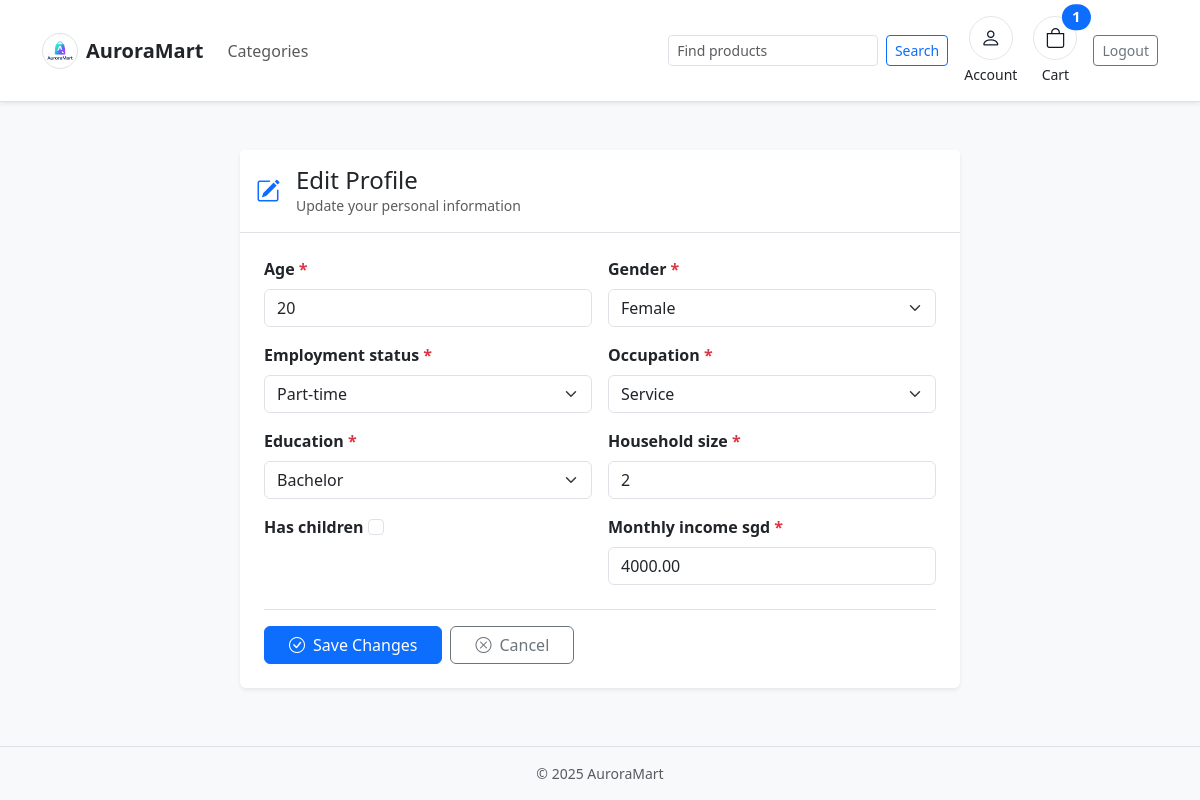
Screenshot of /store/profile/edit/ (signed in) with the database file from the repository.
### auroramart/models.py (models this page shows, shortened)
class Customer(models.Model):
    user = models.OneToOneField(
        User, related_name="customer_profile", on_delete=models.CASCADE, null=True, blank=True
    )
    age = models.PositiveIntegerField(null=True, blank=True)
    gender = models.CharField(max_length=100, blank=True)
    employment_status = models.CharField(max_length=255, blank=True)
    occupation = models.CharField(max_length=255, blank=True)
    education = models.CharField(max_length=255, blank=True)
    household_size = models.PositiveIntegerField(null=True, blank=True)
    has_children = models.BooleanField(default=False)
    monthly_income_sgd = models.DecimalField(
        max_digits=12, decimal_places=2, null=True, blank=True
    )
    preferred_category = models.ForeignKey(
        Category, null=True, blank=True, on_delete=models.SET_NULL
    )
    class Meta:
        ordering = ["id"]

### ecommercemodule/views.py (the view)
# urls.py: path("profile/edit/", views.profile_update, name="profile_edit"),
@login_required
def profile_update(request):
    profile = _get_or_create_profile(request.user)
    if request.method == "POST":
        form = CustomerForm(request.POST, instance=profile)
        if form.is_valid():
            customer = form.save()
            predicted_category = ml_predict_preferred_category(customer)
            if predicted_category:
                customer.preferred_category = predicted_category
                customer.save()
                messages.success(request, "Profile updated successfully! Your preferred category has been updated.")
            else:
                messages.success(request, "Profile updated successfully!")
            return redirect("ecommercemodule:profile")
    else:
        form = CustomerForm(instance=profile)
    return render(
        request,
        "ecommercemodule/profile_update.html",
        {"form": form},
    )

### ecommercemodule/context_processors.py (called while the page is built)
def cart_item_count(request):
    cart = None
    if not hasattr(request, "session"):
        return {"cart_item_count": 0}
    if request.user.is_authenticated:
        profile, _ = Customer.objects.get_or_create(user=request.user)
        cart = Cart.objects.filter(customer=profile).first()
    else:
        session_key = request.session.session_key
        if not session_key:
            request.session.create()
            session_key = request.session.session_key
        cart = Cart.objects.filter(session_key=session_key).first()
    if not cart:
        return {"cart_item_count": 0}
    total = cart.items.aggregate(total=Sum("quantity"))["total"] or 0
    return {"cart_item_count": total}

### ecommercemodule/views.py (called while the page is built)
def _get_or_create_profile(user):
    profile, _ = Customer.objects.get_or_create(user=user)
    return profile

### ecommercemodule/templates/ecommercemodule/profile_update.html (shortened to what this page needs)
{% extends "ecommercemodule/base.html" %}
{% block content %}
<div class="container py-4">
    <div class="row justify-content-center">
        <div class="col-lg-8">
            <div class="card border-0 shadow-sm">
                <div class="card-header bg-white border-bottom py-3">
                    <div class="d-flex align-items-center">
                        <i class="bi bi-pencil-square fs-4 text-primary me-3"></i>
                        <div>
                            <h4 class="mb-0">Edit Profile</h4>
                            <p class="text-muted small mb-0">Update your personal information</p>
                        </div>
                    </div>
                </div>
                <div class="card-body p-4">
                    <form method="post" novalidate>
                        <div class="row g-3">
                            {% for field in form %}
                                <div class="col-md-6">
                                    <label for="{{ field.id_for_label }}" class="form-label fw-semibold">
                                        {{ field.label }}
                                        {% if field.field.required %}
                                            <span class="text-danger">*</span>
                                        {% endif %}
                                    </label>
                                    {{ field }}
                                </div>
                            {% endfor %}
                        </div>
                        <div class="d-flex gap-2 mt-4 pt-3 border-top">
                            <button type="submit" class="btn btn-primary px-4">
                                <i class="bi bi-check-circle me-2"></i>Save Changes
                            </button>
                            <a href="{% url 'store:profile' %}" class="btn btn-outline-secondary px-4">
                                <i class="bi bi-x-circle me-2"></i>Cancel
                            </a>
                        </div>
                    </form>
                </div>
            </div>
        </div>
    </div>
</div>
{% endblock %}

### ecommercemodule/static/storefront/css/styles.css (style rules this page uses)
:root { --aurora-accent: #5b7cfd; }
body { background-color: #f7f8fb; }

### rows the page displays
Customer: form "20" "Female" "Part-time" "Service" "Bachelor" "2" "4000.00"

### other values shown
{{ cart_item_count|default:0 }} "1"
{{ field.label }} "Age" "Gender" "Employment status" "Occupation" "Education" "Household size" "Has children" "Monthly income sgd"
